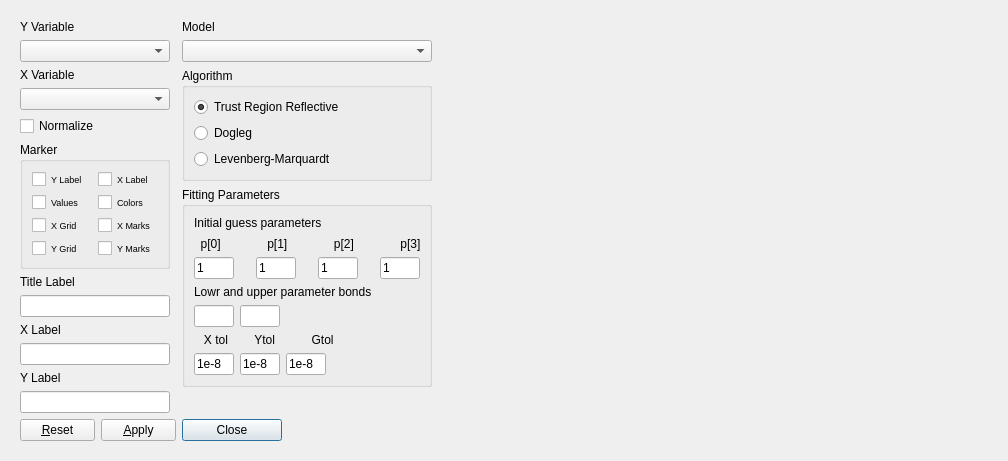
<?xml version="1.0" encoding="UTF-8"?>
<ui version="4.0">
 <class>Dialog</class>
 <widget class="QDialog" name="Dialog">
  <property name="geometry">
   <rect>
    <x>0</x>
    <y>0</y>
    <width>1002</width>
    <height>447</height>
   </rect>
  </property>
  <property name="windowTitle">
   <string>Interpolation Model</string>
  </property>
  <layout class="QHBoxLayout" name="horizontalLayout_12">
   <item>
    <widget class="QWidget" name="centralwidget" native="true">
     <layout class="QGridLayout" name="gridLayout_2">
      <item row="0" column="0">
       <layout class="QVBoxLayout" name="verticalLayout_4">
        <item>
         <widget class="QLabel" name="label">
          <property name="text">
           <string>Y Variable</string>
          </property>
         </widget>
        </item>
        <item>
         <widget class="QComboBox" name="YcomboBox">
          <property name="minimumSize">
           <size>
            <width>150</width>
            <height>0</height>
           </size>
          </property>
          <property name="maximumSize">
           <size>
            <width>150</width>
            <height>16777215</height>
           </size>
          </property>
         </widget>
        </item>
        <item>
         <widget class="QLabel" name="label_4">
          <property name="text">
           <string>X Variable</string>
          </property>
         </widget>
        </item>
        <item>
         <widget class="QComboBox" name="XcomboBox">
          <property name="minimumSize">
           <size>
            <width>150</width>
            <height>0</height>
           </size>
          </property>
          <property name="maximumSize">
           <size>
            <width>150</width>
            <height>16777215</height>
           </size>
          </property>
         </widget>
        </item>
        <item>
         <widget class="QCheckBox" name="normalizecheckBox">
          <property name="text">
           <string>Normalize</string>
          </property>
         </widget>
        </item>
       </layout>
      </item>
      <item row="1" column="0">
       <widget class="QGroupBox" name="MarkergroupBox">
        <property name="sizePolicy">
         <sizepolicy hsizetype="Fixed" vsizetype="Expanding">
          <horstretch>0</horstretch>
          <verstretch>0</verstretch>
         </sizepolicy>
        </property>
        <property name="minimumSize">
         <size>
          <width>150</width>
          <height>0</height>
         </size>
        </property>
        <property name="maximumSize">
         <size>
          <width>150</width>
          <height>16777215</height>
         </size>
        </property>
        <property name="title">
         <string>Marker</string>
        </property>
        <layout class="QGridLayout" name="gridLayout">
         <item row="0" column="0">
          <layout class="QHBoxLayout" name="horizontalLayout_4">
           <item>
            <widget class="QCheckBox" name="YcheckBox">
             <property name="font">
              <font>
               <pointsize>7</pointsize>
              </font>
             </property>
             <property name="text">
              <string>Y Label</string>
             </property>
            </widget>
           </item>
           <item>
            <widget class="QCheckBox" name="XcheckBox">
             <property name="font">
              <font>
               <pointsize>7</pointsize>
              </font>
             </property>
             <property name="text">
              <string>X Label</string>
             </property>
            </widget>
           </item>
          </layout>
         </item>
         <item row="1" column="0">
          <layout class="QHBoxLayout" name="horizontalLayout_5">
           <item>
            <widget class="QCheckBox" name="VcheckBox">
             <property name="font">
              <font>
               <pointsize>7</pointsize>
              </font>
             </property>
             <property name="text">
              <string>Values</string>
             </property>
            </widget>
           </item>
           <item>
            <widget class="QCheckBox" name="CcheckBox">
             <property name="font">
              <font>
               <pointsize>7</pointsize>
              </font>
             </property>
             <property name="text">
              <string>Colors</string>
             </property>
            </widget>
           </item>
          </layout>
         </item>
         <item row="2" column="0">
          <layout class="QHBoxLayout" name="horizontalLayout_6">
           <item>
            <widget class="QCheckBox" name="XGcheckBox">
             <property name="font">
              <font>
               <pointsize>7</pointsize>
              </font>
             </property>
             <property name="text">
              <string>X Grid</string>
             </property>
            </widget>
           </item>
           <item>
            <widget class="QCheckBox" name="XMcheckBox">
             <property name="font">
              <font>
               <pointsize>7</pointsize>
              </font>
             </property>
             <property name="text">
              <string>X Marks</string>
             </property>
            </widget>
           </item>
          </layout>
         </item>
         <item row="3" column="0">
          <layout class="QHBoxLayout" name="horizontalLayout_9">
           <item>
            <widget class="QCheckBox" name="YGcheckBox">
             <property name="font">
              <font>
               <pointsize>7</pointsize>
              </font>
             </property>
             <property name="text">
              <string>Y Grid</string>
             </property>
            </widget>
           </item>
           <item>
            <widget class="QCheckBox" name="YMcheckBox">
             <property name="font">
              <font>
               <pointsize>7</pointsize>
              </font>
             </property>
             <property name="text">
              <string>Y Marks</string>
             </property>
            </widget>
           </item>
          </layout>
         </item>
        </layout>
       </widget>
      </item>
      <item row="2" column="0">
       <layout class="QVBoxLayout" name="verticalLayout">
        <item>
         <widget class="QLabel" name="label_7">
          <property name="text">
           <string>Title Label</string>
          </property>
         </widget>
        </item>
        <item>
         <widget class="QLineEdit" name="TlineEdit">
          <property name="sizePolicy">
           <sizepolicy hsizetype="Fixed" vsizetype="Fixed">
            <horstretch>0</horstretch>
            <verstretch>0</verstretch>
           </sizepolicy>
          </property>
          <property name="minimumSize">
           <size>
            <width>150</width>
            <height>0</height>
           </size>
          </property>
          <property name="maximumSize">
           <size>
            <width>150</width>
            <height>16777215</height>
           </size>
          </property>
         </widget>
        </item>
        <item>
         <widget class="QLabel" name="label_8">
          <property name="text">
           <string>X Label</string>
          </property>
         </widget>
        </item>
        <item>
         <widget class="QLineEdit" name="XlineEdit">
          <property name="sizePolicy">
           <sizepolicy hsizetype="Fixed" vsizetype="Fixed">
            <horstretch>0</horstretch>
            <verstretch>0</verstretch>
           </sizepolicy>
          </property>
          <property name="minimumSize">
           <size>
            <width>150</width>
            <height>0</height>
           </size>
          </property>
          <property name="maximumSize">
           <size>
            <width>150</width>
            <height>16777215</height>
           </size>
          </property>
         </widget>
        </item>
        <item>
         <widget class="QLabel" name="label_9">
          <property name="text">
           <string>Y Label</string>
          </property>
         </widget>
        </item>
        <item>
         <widget class="QLineEdit" name="YlineEdit">
          <property name="sizePolicy">
           <sizepolicy hsizetype="Fixed" vsizetype="Fixed">
            <horstretch>0</horstretch>
            <verstretch>0</verstretch>
           </sizepolicy>
          </property>
          <property name="minimumSize">
           <size>
            <width>150</width>
            <height>0</height>
           </size>
          </property>
          <property name="maximumSize">
           <size>
            <width>150</width>
            <height>16777215</height>
           </size>
          </property>
         </widget>
        </item>
       </layout>
      </item>
      <item row="0" column="1" rowspan="4">
       <layout class="QVBoxLayout" name="verticalLayout_3">
        <item>
         <widget class="QLabel" name="label_10">
          <property name="text">
           <string>Model</string>
          </property>
         </widget>
        </item>
        <item>
         <widget class="QComboBox" name="McomboBox">
          <property name="sizePolicy">
           <sizepolicy hsizetype="Fixed" vsizetype="Expanding">
            <horstretch>0</horstretch>
            <verstretch>0</verstretch>
           </sizepolicy>
          </property>
          <property name="minimumSize">
           <size>
            <width>250</width>
            <height>0</height>
           </size>
          </property>
          <property name="maximumSize">
           <size>
            <width>250</width>
            <height>16777215</height>
           </size>
          </property>
         </widget>
        </item>
        <item>
         <widget class="QGroupBox" name="groupBox_2">
          <property name="sizePolicy">
           <sizepolicy hsizetype="Preferred" vsizetype="Expanding">
            <horstretch>0</horstretch>
            <verstretch>0</verstretch>
           </sizepolicy>
          </property>
          <property name="minimumSize">
           <size>
            <width>250</width>
            <height>0</height>
           </size>
          </property>
          <property name="maximumSize">
           <size>
            <width>250</width>
            <height>16777215</height>
           </size>
          </property>
          <property name="title">
           <string>Algorithm</string>
          </property>
          <layout class="QVBoxLayout" name="verticalLayout_2">
           <item>
            <widget class="QRadioButton" name="radioButton_a0">
             <property name="text">
              <string>Trust Region Reflective</string>
             </property>
             <property name="checked">
              <bool>true</bool>
             </property>
            </widget>
           </item>
           <item>
            <widget class="QRadioButton" name="radioButton_a1">
             <property name="text">
              <string>Dogleg</string>
             </property>
            </widget>
           </item>
           <item>
            <widget class="QRadioButton" name="radioButton_a2">
             <property name="text">
              <string>Levenberg-Marquardt</string>
             </property>
            </widget>
           </item>
          </layout>
         </widget>
        </item>
        <item>
         <widget class="QGroupBox" name="groupBox">
          <property name="sizePolicy">
           <sizepolicy hsizetype="Fixed" vsizetype="Expanding">
            <horstretch>0</horstretch>
            <verstretch>0</verstretch>
           </sizepolicy>
          </property>
          <property name="minimumSize">
           <size>
            <width>250</width>
            <height>200</height>
           </size>
          </property>
          <property name="maximumSize">
           <size>
            <width>200</width>
            <height>200</height>
           </size>
          </property>
          <property name="title">
           <string>Fitting Parameters</string>
          </property>
          <layout class="QVBoxLayout" name="verticalLayout_5">
           <item>
            <widget class="QLabel" name="label_2">
             <property name="text">
              <string>Initial guess parameters</string>
             </property>
            </widget>
           </item>
           <item>
            <widget class="QLabel" name="label_3">
             <property name="text">
              <string>  p[0]              p[1]              p[2]              p[3]</string>
             </property>
            </widget>
           </item>
           <item>
            <layout class="QHBoxLayout" name="horizontalLayout">
             <item>
              <widget class="QLineEdit" name="lineEdit_0">
               <property name="sizePolicy">
                <sizepolicy hsizetype="Fixed" vsizetype="Fixed">
                 <horstretch>0</horstretch>
                 <verstretch>0</verstretch>
                </sizepolicy>
               </property>
               <property name="minimumSize">
                <size>
                 <width>40</width>
                 <height>0</height>
                </size>
               </property>
               <property name="maximumSize">
                <size>
                 <width>40</width>
                 <height>16777215</height>
                </size>
               </property>
               <property name="text">
                <string>1</string>
               </property>
              </widget>
             </item>
             <item>
              <spacer name="horizontalSpacer_2">
               <property name="orientation">
                <enum>Qt::Horizontal</enum>
               </property>
               <property name="sizeHint" stdset="0">
                <size>
                 <width>40</width>
                 <height>20</height>
                </size>
               </property>
              </spacer>
             </item>
             <item>
              <widget class="QLineEdit" name="lineEdit_1">
               <property name="sizePolicy">
                <sizepolicy hsizetype="Fixed" vsizetype="Fixed">
                 <horstretch>0</horstretch>
                 <verstretch>0</verstretch>
                </sizepolicy>
               </property>
               <property name="minimumSize">
                <size>
                 <width>40</width>
                 <height>0</height>
                </size>
               </property>
               <property name="maximumSize">
                <size>
                 <width>40</width>
                 <height>16777215</height>
                </size>
               </property>
               <property name="text">
                <string>1</string>
               </property>
              </widget>
             </item>
             <item>
              <spacer name="horizontalSpacer_3">
               <property name="orientation">
                <enum>Qt::Horizontal</enum>
               </property>
               <property name="sizeHint" stdset="0">
                <size>
                 <width>40</width>
                 <height>20</height>
                </size>
               </property>
              </spacer>
             </item>
             <item>
              <widget class="QLineEdit" name="lineEdit_2">
               <property name="sizePolicy">
                <sizepolicy hsizetype="Fixed" vsizetype="Fixed">
                 <horstretch>0</horstretch>
                 <verstretch>0</verstretch>
                </sizepolicy>
               </property>
               <property name="minimumSize">
                <size>
                 <width>40</width>
                 <height>0</height>
                </size>
               </property>
               <property name="maximumSize">
                <size>
                 <width>40</width>
                 <height>16777215</height>
                </size>
               </property>
               <property name="text">
                <string>1</string>
               </property>
              </widget>
             </item>
             <item>
              <spacer name="horizontalSpacer_4">
               <property name="orientation">
                <enum>Qt::Horizontal</enum>
               </property>
               <property name="sizeHint" stdset="0">
                <size>
                 <width>40</width>
                 <height>20</height>
                </size>
               </property>
              </spacer>
             </item>
             <item>
              <widget class="QLineEdit" name="lineEdit_3">
               <property name="sizePolicy">
                <sizepolicy hsizetype="Fixed" vsizetype="Fixed">
                 <horstretch>0</horstretch>
                 <verstretch>0</verstretch>
                </sizepolicy>
               </property>
               <property name="minimumSize">
                <size>
                 <width>40</width>
                 <height>0</height>
                </size>
               </property>
               <property name="maximumSize">
                <size>
                 <width>40</width>
                 <height>16777215</height>
                </size>
               </property>
               <property name="text">
                <string>1</string>
               </property>
              </widget>
             </item>
            </layout>
           </item>
           <item>
            <widget class="QLabel" name="label_6">
             <property name="text">
              <string>Lowr and upper parameter bonds</string>
             </property>
            </widget>
           </item>
           <item>
            <layout class="QHBoxLayout" name="horizontalLayout_7">
             <item>
              <widget class="QLineEdit" name="lineEdit_low">
               <property name="sizePolicy">
                <sizepolicy hsizetype="Fixed" vsizetype="Fixed">
                 <horstretch>0</horstretch>
                 <verstretch>0</verstretch>
                </sizepolicy>
               </property>
               <property name="minimumSize">
                <size>
                 <width>40</width>
                 <height>0</height>
                </size>
               </property>
               <property name="maximumSize">
                <size>
                 <width>40</width>
                 <height>16777215</height>
                </size>
               </property>
               <property name="text">
                <string/>
               </property>
              </widget>
             </item>
             <item>
              <widget class="QLineEdit" name="lineEdit_up">
               <property name="sizePolicy">
                <sizepolicy hsizetype="Fixed" vsizetype="Fixed">
                 <horstretch>0</horstretch>
                 <verstretch>0</verstretch>
                </sizepolicy>
               </property>
               <property name="minimumSize">
                <size>
                 <width>40</width>
                 <height>0</height>
                </size>
               </property>
               <property name="maximumSize">
                <size>
                 <width>40</width>
                 <height>16777215</height>
                </size>
               </property>
               <property name="text">
                <string/>
               </property>
              </widget>
             </item>
             <item>
              <spacer name="horizontalSpacer_5">
               <property name="orientation">
                <enum>Qt::Horizontal</enum>
               </property>
               <property name="sizeHint" stdset="0">
                <size>
                 <width>40</width>
                 <height>20</height>
                </size>
               </property>
              </spacer>
             </item>
            </layout>
           </item>
           <item>
            <widget class="QLabel" name="label_5">
             <property name="text">
              <string>   X tol        Ytol           Gtol</string>
             </property>
            </widget>
           </item>
           <item>
            <layout class="QHBoxLayout" name="horizontalLayout_3">
             <item>
              <widget class="QLineEdit" name="lineEdit_xtol">
               <property name="sizePolicy">
                <sizepolicy hsizetype="Fixed" vsizetype="Fixed">
                 <horstretch>0</horstretch>
                 <verstretch>0</verstretch>
                </sizepolicy>
               </property>
               <property name="minimumSize">
                <size>
                 <width>40</width>
                 <height>0</height>
                </size>
               </property>
               <property name="maximumSize">
                <size>
                 <width>40</width>
                 <height>16777215</height>
                </size>
               </property>
               <property name="text">
                <string>1e-8</string>
               </property>
              </widget>
             </item>
             <item>
              <widget class="QLineEdit" name="lineEdit_ytol">
               <property name="sizePolicy">
                <sizepolicy hsizetype="Fixed" vsizetype="Fixed">
                 <horstretch>0</horstretch>
                 <verstretch>0</verstretch>
                </sizepolicy>
               </property>
               <property name="minimumSize">
                <size>
                 <width>40</width>
                 <height>0</height>
                </size>
               </property>
               <property name="maximumSize">
                <size>
                 <width>40</width>
                 <height>16777215</height>
                </size>
               </property>
               <property name="text">
                <string>1e-8</string>
               </property>
              </widget>
             </item>
             <item>
              <widget class="QLineEdit" name="lineEdit_ytol_2">
               <property name="sizePolicy">
                <sizepolicy hsizetype="Fixed" vsizetype="Fixed">
                 <horstretch>0</horstretch>
                 <verstretch>0</verstretch>
                </sizepolicy>
               </property>
               <property name="minimumSize">
                <size>
                 <width>40</width>
                 <height>0</height>
                </size>
               </property>
               <property name="maximumSize">
                <size>
                 <width>40</width>
                 <height>16777215</height>
                </size>
               </property>
               <property name="text">
                <string>1e-8</string>
               </property>
              </widget>
             </item>
             <item>
              <spacer name="horizontalSpacer">
               <property name="orientation">
                <enum>Qt::Horizontal</enum>
               </property>
               <property name="sizeHint" stdset="0">
                <size>
                 <width>40</width>
                 <height>20</height>
                </size>
               </property>
              </spacer>
             </item>
            </layout>
           </item>
          </layout>
         </widget>
        </item>
        <item>
         <spacer name="verticalSpacer">
          <property name="orientation">
           <enum>Qt::Vertical</enum>
          </property>
          <property name="sizeHint" stdset="0">
           <size>
            <width>20</width>
            <height>40</height>
           </size>
          </property>
         </spacer>
        </item>
        <item>
         <widget class="QPushButton" name="pushButton">
          <property name="minimumSize">
           <size>
            <width>100</width>
            <height>0</height>
           </size>
          </property>
          <property name="maximumSize">
           <size>
            <width>90</width>
            <height>16777215</height>
           </size>
          </property>
          <property name="text">
           <string>Close</string>
          </property>
         </widget>
        </item>
       </layout>
      </item>
      <item row="3" column="0">
       <layout class="QHBoxLayout" name="horizontalLayout_2">
        <item>
         <widget class="QPushButton" name="ResetButton">
          <property name="sizePolicy">
           <sizepolicy hsizetype="Fixed" vsizetype="Fixed">
            <horstretch>0</horstretch>
            <verstretch>0</verstretch>
           </sizepolicy>
          </property>
          <property name="minimumSize">
           <size>
            <width>75</width>
            <height>0</height>
           </size>
          </property>
          <property name="maximumSize">
           <size>
            <width>75</width>
            <height>16777215</height>
           </size>
          </property>
          <property name="text">
           <string>&amp;Reset</string>
          </property>
         </widget>
        </item>
        <item>
         <widget class="QPushButton" name="ApplyButton">
          <property name="sizePolicy">
           <sizepolicy hsizetype="Fixed" vsizetype="Fixed">
            <horstretch>0</horstretch>
            <verstretch>0</verstretch>
           </sizepolicy>
          </property>
          <property name="minimumSize">
           <size>
            <width>75</width>
            <height>0</height>
           </size>
          </property>
          <property name="maximumSize">
           <size>
            <width>75</width>
            <height>16777215</height>
           </size>
          </property>
          <property name="text">
           <string>&amp;Apply</string>
          </property>
         </widget>
        </item>
       </layout>
      </item>
      <item row="0" column="2" rowspan="4">
       <widget class="QWidget" name="mplwindow" native="true">
        <property name="sizePolicy">
         <sizepolicy hsizetype="Expanding" vsizetype="Expanding">
          <horstretch>0</horstretch>
          <verstretch>0</verstretch>
         </sizepolicy>
        </property>
        <property name="minimumSize">
         <size>
          <width>550</width>
          <height>400</height>
         </size>
        </property>
        <layout class="QVBoxLayout" name="mplvl"/>
       </widget>
      </item>
     </layout>
    </widget>
   </item>
  </layout>
 </widget>
 <resources/>
 <connections>
  <connection>
   <sender>pushButton</sender>
   <signal>clicked()</signal>
   <receiver>Dialog</receiver>
   <slot>reject()</slot>
   <hints>
    <hint type="sourcelabel">
     <x>290</x>
     <y>414</y>
    </hint>
    <hint type="destinationlabel">
     <x>359</x>
     <y>445</y>
    </hint>
   </hints>
  </connection>
 </connections>
</ui>
